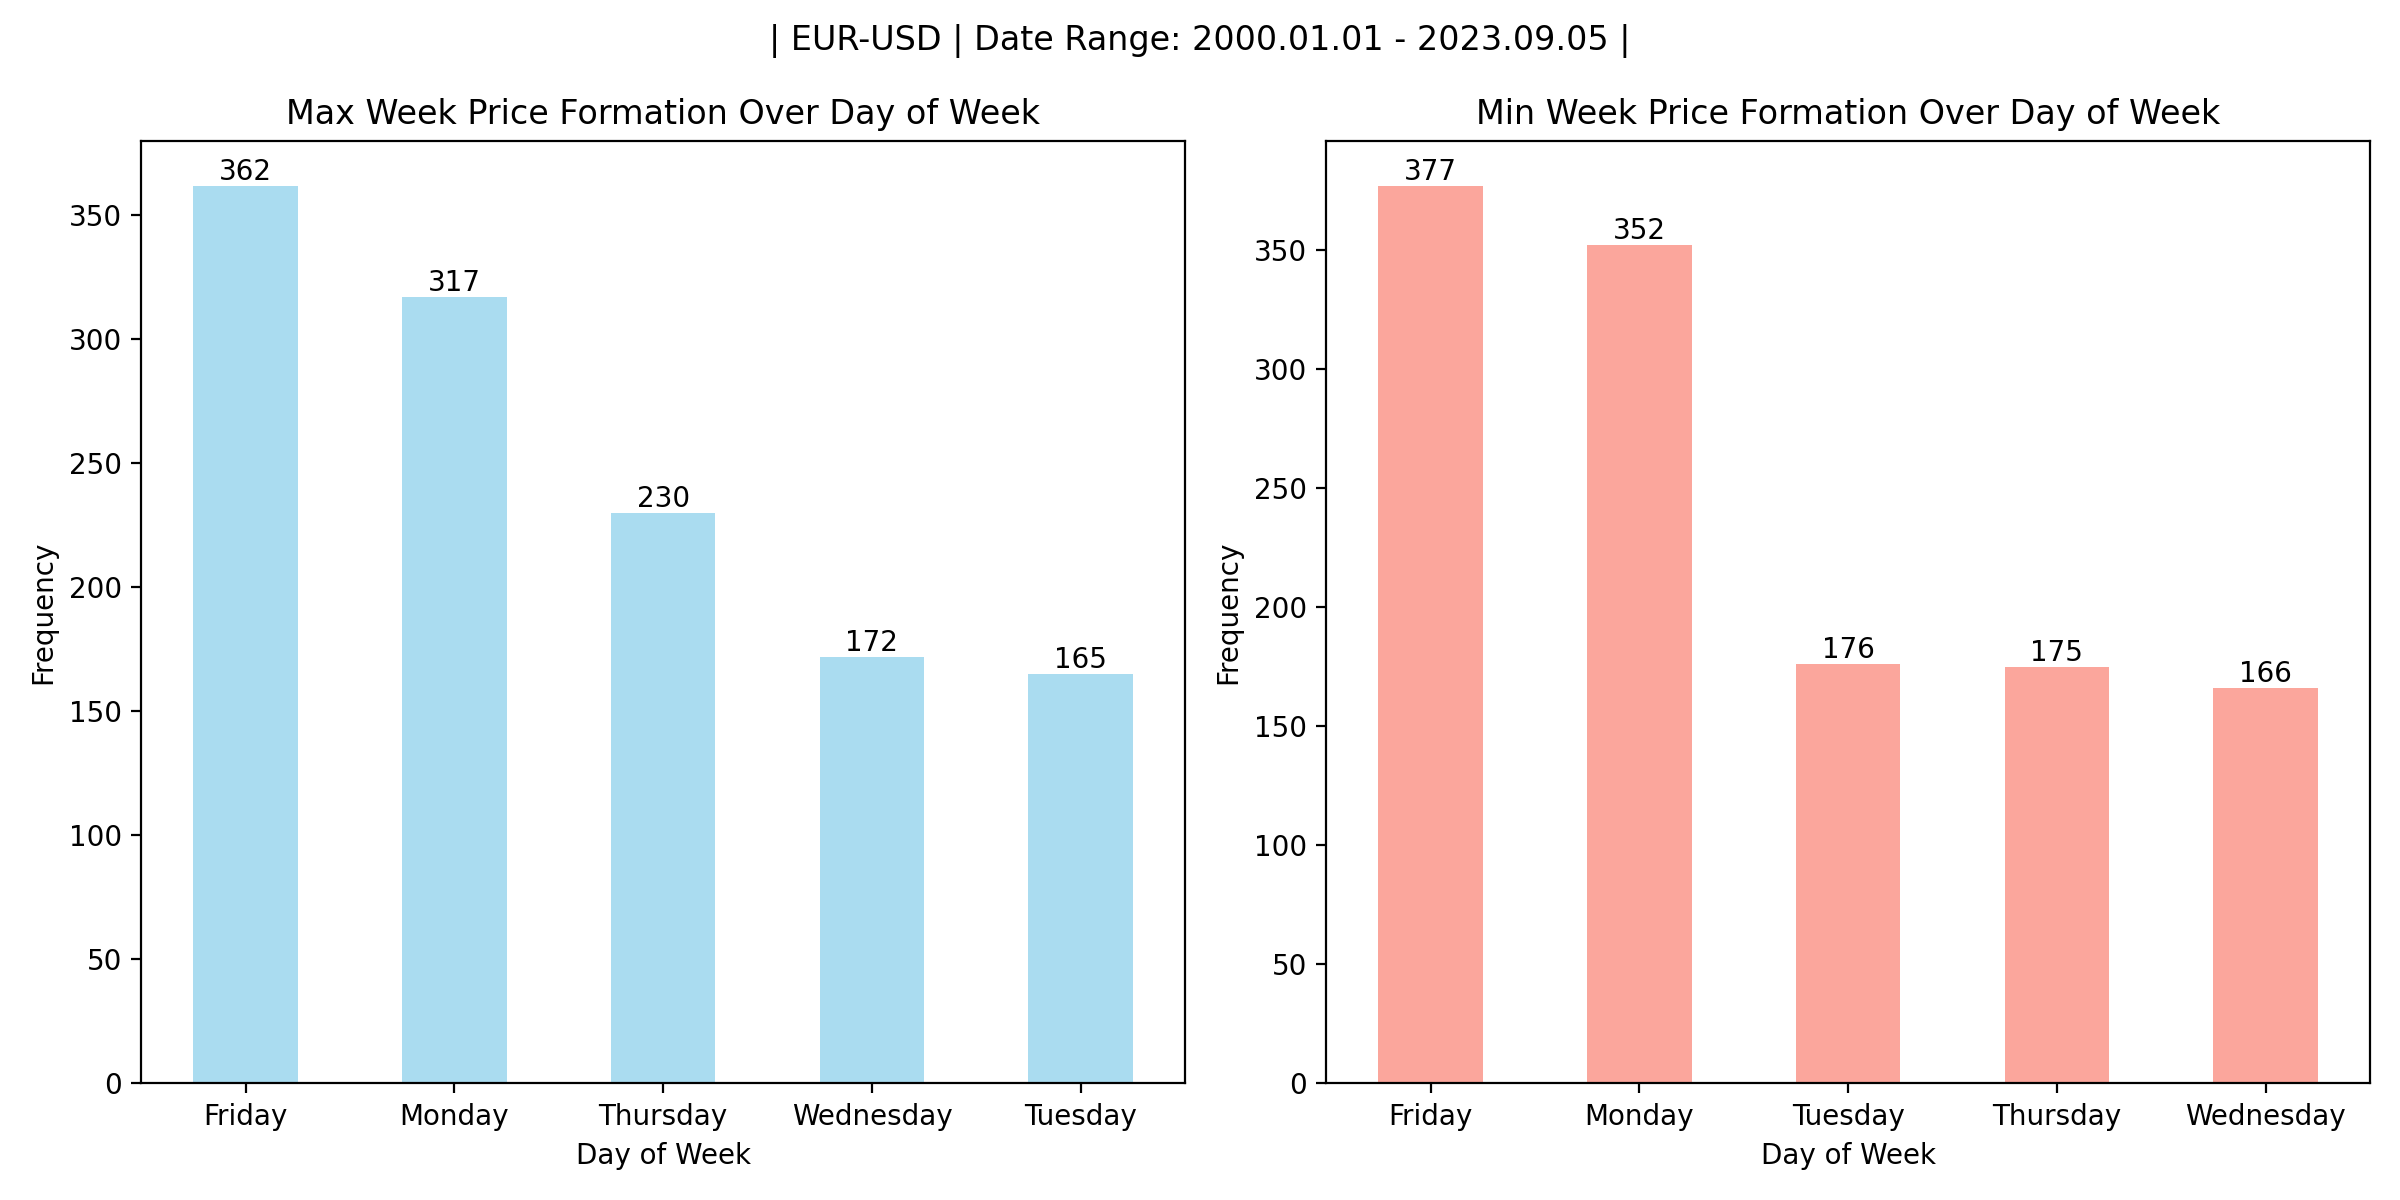

This chart was generated by the following Python code:
import pandas as pd
import matplotlib.pyplot as plt
from datetime import datetime

date_format = "%m/%d/%Y"

df = pd.read_csv(
    "eur_usd.csv",
    parse_dates=["Date"],
    dayfirst=True,
)

df.drop(["Open", "Vol.", "Change %"], axis=1, inplace=True)

df["Week"] = df["Date"].apply(
    lambda x: datetime.strptime(x, date_format).strftime("%Y-%W")
)
df["Day"] = df["Date"].apply(
    lambda x: datetime.strptime(x, date_format).strftime("%A")
)

week_max_price = df.groupby("Week")["High"].idxmax()
week_min_price = df.groupby("Week")["Low"].idxmin()

week_max_df = df.loc[week_max_price, ["Week", "High", "Day"]].reset_index(
    drop=True
)
week_min_df = df.loc[week_min_price, ["Week", "Low", "Day"]].reset_index(
    drop=True
)

max_day_counts = week_max_df["Day"].value_counts()
min_day_counts = week_min_df["Day"].value_counts()

fig, (ax1, ax2) = plt.subplots(1, 2, figsize=(12, 6))

# Plot max week price chart
max_day_counts.plot(kind="bar", color="skyblue", alpha=0.7, ax=ax1)
ax1.set_title("Max Week Price Formation Over Day of Week")
ax1.set_xlabel("Day of Week")
ax1.set_ylabel("Frequency")
ax1.set_xticklabels(ax1.get_xticklabels(), rotation=0)

# Annotate the max_day_counts bars with their values
for i, v in enumerate(max_day_counts):
    ax1.text(i, v, str(v), ha="center", va="bottom")

# Plot min week price chart
min_day_counts.plot(kind="bar", color="salmon", alpha=0.7, ax=ax2)
ax2.set_title("Min Week Price Formation Over Day of Week")
ax2.set_xlabel("Day of Week")
ax2.set_ylabel("Frequency")
ax2.set_xticklabels(ax2.get_xticklabels(), rotation=0)

# Annotate the min_day_counts bars with their values
for i, v in enumerate(min_day_counts):
    ax2.text(i, v, str(v), ha="center", va="bottom")

# Add a common title above both charts
plt.suptitle("EUR-USD. Date Range: 2018-Now")

plt.tight_layout()  # Ensure the subplots don't overlap
plt.savefig("week_price_day.png", dpi=200)
plt.show()
